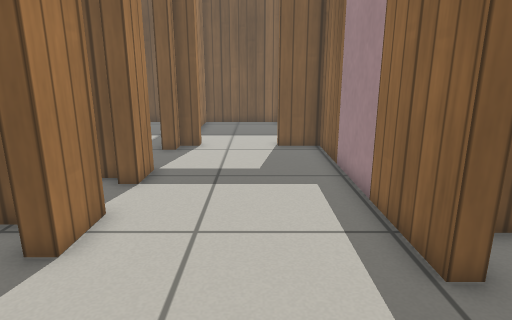
[1] (above)

17 first-person views from a walk through a world built for the Gazebo simulator. The camera is 0.77 m above the floor, tilts 14° down and sees 75° across. The floor is counted in squares, 0.25 m on a side. Each view is taken from the middle of a square. On the plan, view 1 faces up. The plan holds only what a view shows up to about 20 squares ahead; the rest is blank. Robots are left out. Simple patterns stand in for the simulator's built-in surfaces.

[2]
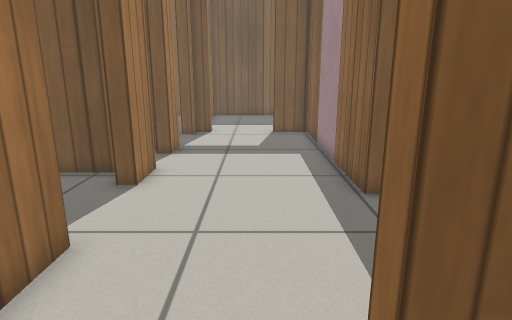

[3]
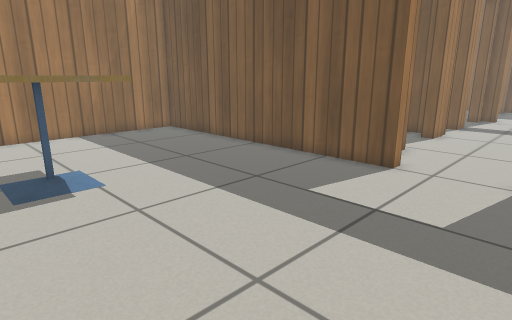

[4]
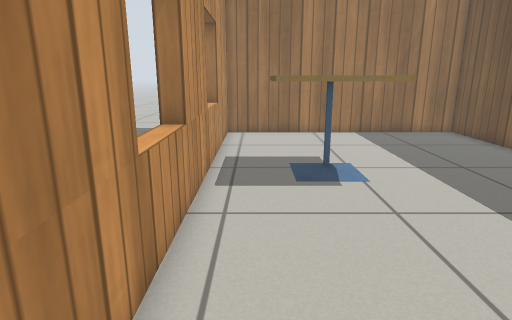

[5]
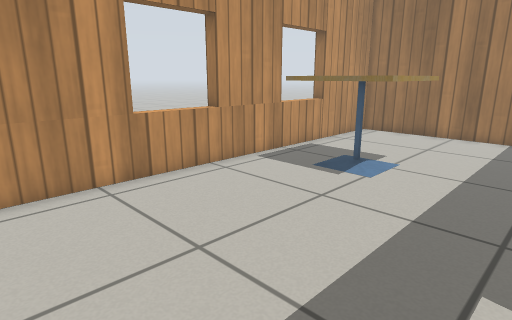

[6]
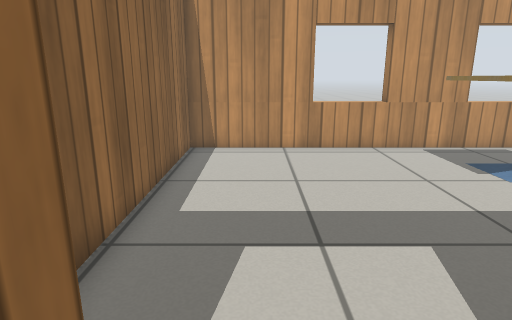

[7]
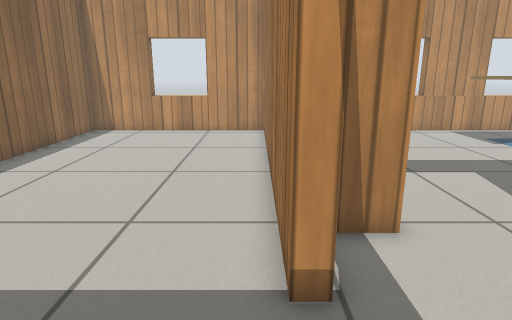

[8]
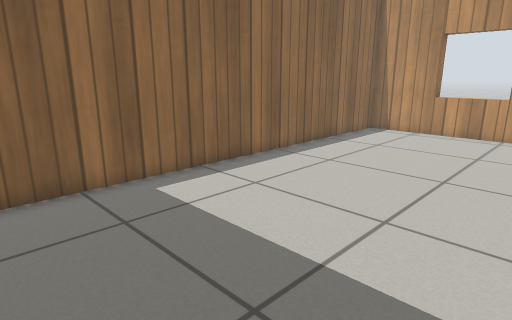

[9]
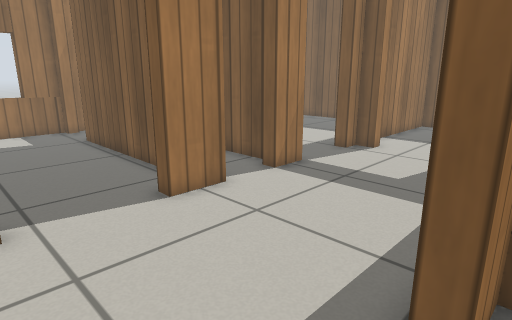

[10]
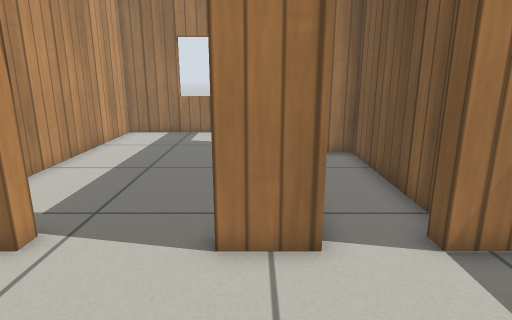

[11]
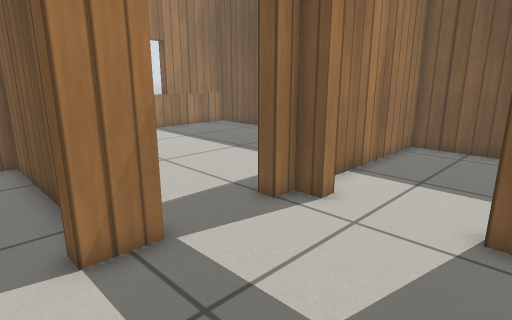

[12]
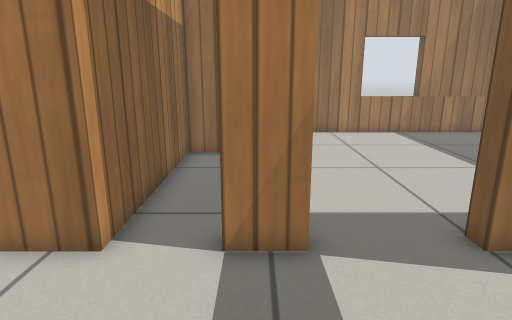

[13]
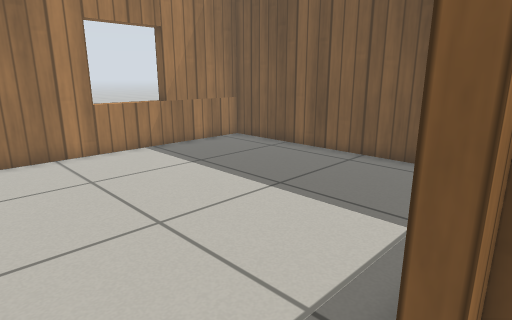

[14]
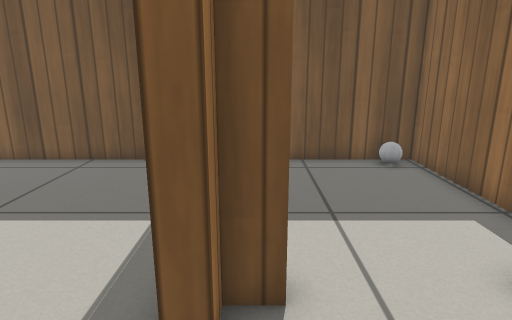

[15]
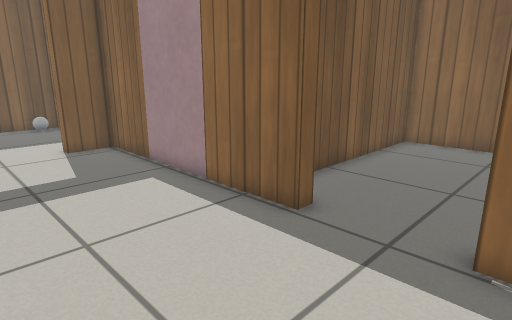

[16]
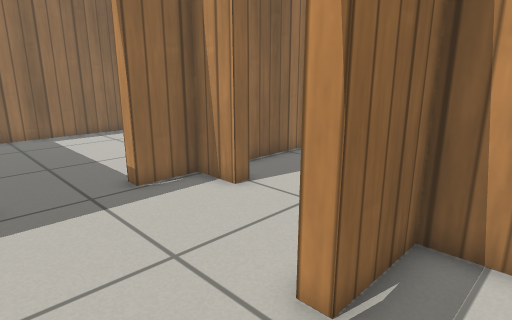

[17]
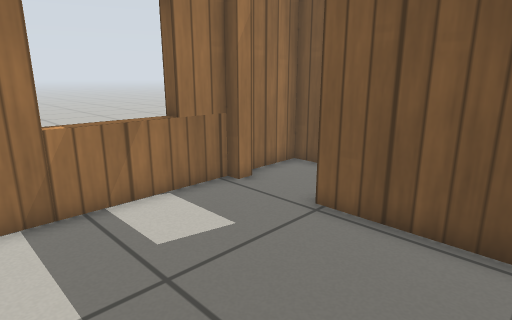

### Floor plan
Ten units are one square. View 1 is at (0, 0); x grows to the right and y downward. Boxes are objects, and circles mark ways between rooms. Rooms are numbered by the first view taken in them; rooms with no view inside come last. Other rooms are left out.
<svg viewBox="-174 -240 314 391">
<path fill="none" stroke="#000" d="M-35 -72 -35 -53M29 -45 29 -150 11 -150M-35 -110 -35 -94M-35 -17 -35 0M-26 -150 -35 -150 -35 -141M11 12 29 12 29 -9M-26 18 -169 18 -169 146 29 146 29 35M20 18 11 18M35 -9 35 146 135 146 135 -62 35 -62M35 -62 35 -45M-163 -66 -169 -66 -169 12 -80 12M-55 12 -41 12 -41 -17M-45 -66 -135 -66M-71 -234 -169 -234 -169 -125M29 -182 29 -234 -35 -234 -35 -170M-26 -156 -26 -150M11 -150 11 -156M-41 -100 -116 -100 -116 -72 -35 -72M-157 -100 -169 -100 -169 -72"/>
<rect x="-105" y="85" width="40" height="40" fill="#bbb"><title>cafe table</title></rect>
<rect x="15" y="-235" width="10" height="10" fill="#bbb"><title>white ball</title></rect>
<circle cx="-5" cy="15" r="3" fill="#2a7"/>
<circle cx="30" cy="-25" r="3" fill="#2a7"/>
<circle cx="-40" cy="-35" r="3" fill="#2a7"/>
<circle cx="-40" cy="-125" r="3" fill="#2a7"/>
<circle cx="-5" cy="-150" r="3" fill="#2a7"/>
<circle cx="-40" cy="-80" r="3" fill="#2a7"/>
<circle cx="-150" cy="-70" r="3" fill="#2a7"/>
<text x="-10" y="-70">1</text>
<text x="-70" y="80">2</text>
<text x="80" y="40">3</text>
<text x="-110" y="-30">4</text>
<text x="-110" y="-170">5</text>
<text x="-10" y="-200">6</text>
<text x="-80" y="-90">7</text>
<text x="-150" y="-90">8</text>
</svg>
Room 1 opens to room 2. Room 1 opens to room 3. Room 1 opens to room 4. Room 1 opens to room 5. Room 1 opens to room 6. Room 1 opens to room 7. Room 4 opens to room 8.

Where each view was taken, in squares from view 1:
view 1: 0 up, 0 right, facing up
view 2: 4 down, 0 right, facing up
view 3: 13 down, 2 right, facing up-left
view 4: 13 down, 2 right, facing left
view 5: 5 down, 2 right, facing down-left
view 6: 0 up, 0 right, facing down
view 7: 5 up, 4 right, facing down
view 8: 5 up, 4 right, facing down-right
view 9: 1 up, 4 right, facing up-left
view 10: 6 up, 2 right, facing left
view 11: 8 up, 2 right, facing up-left
view 12: 10 up, 2 right, facing left
view 13: 11 up, 3 left, facing up-left
view 14: 11 up, 3 left, facing up
view 15: 0 up, 3 left, facing up-right
view 16: 5 up, 6 left, facing down-right
view 17: 0 up, 9 left, facing up-left
